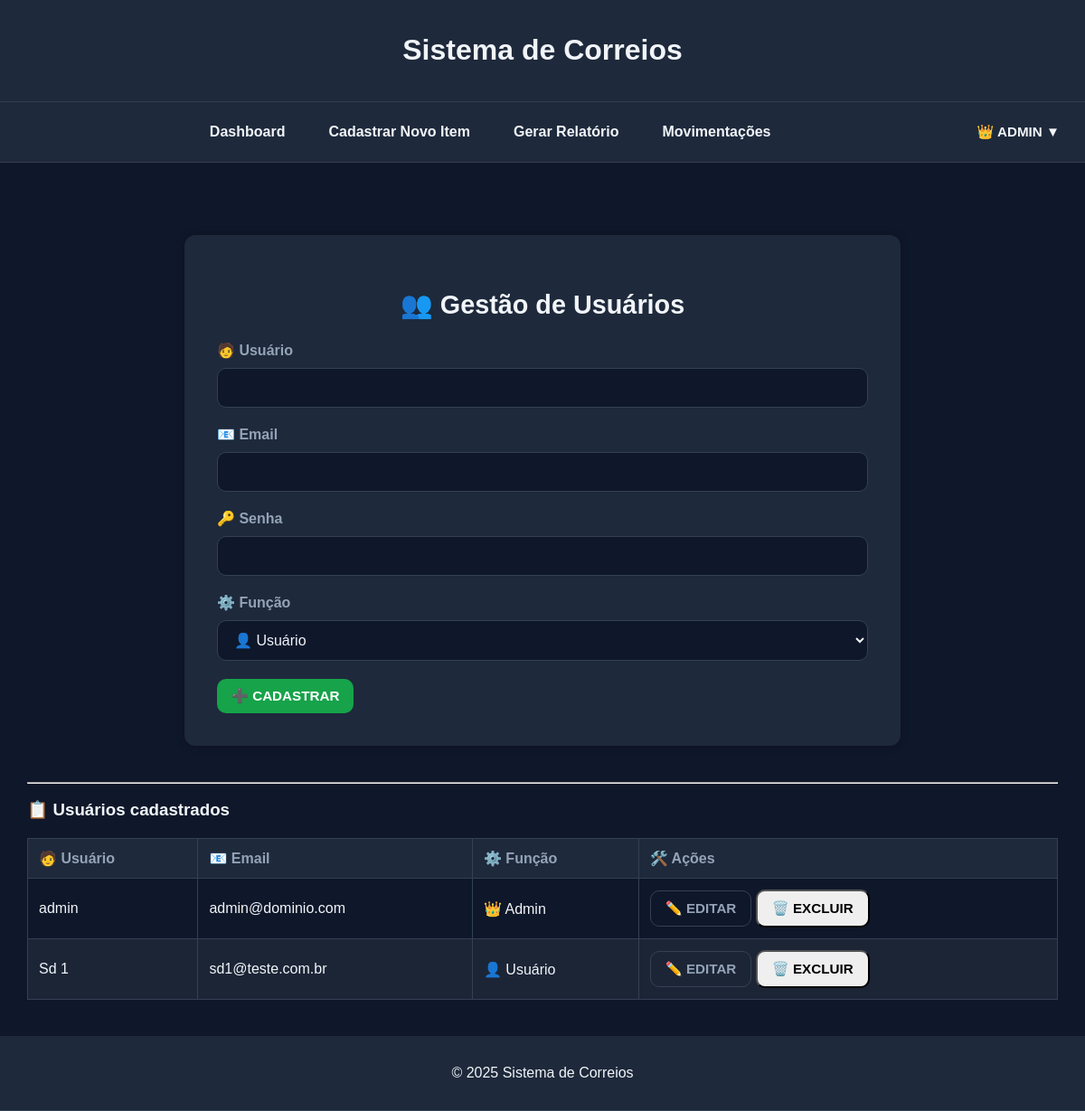
Before: /create_user (signed in) with the older database file.
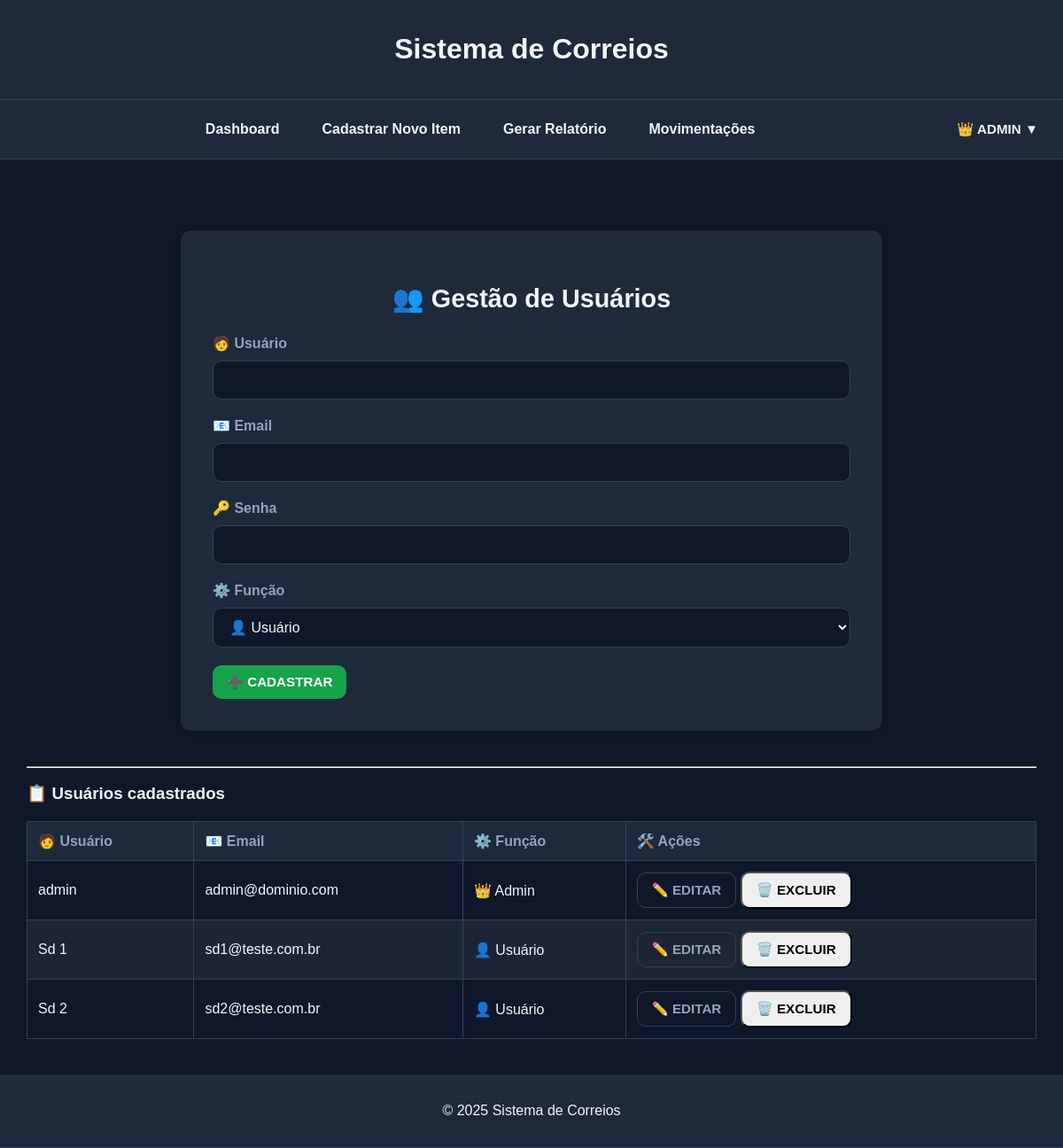
After: the same page with the newer database file.
### app.py (models this page shows, shortened)
class User(UserMixin, db.Model):
    id = db.Column(db.Integer, primary_key=True)
    username = db.Column(db.String(80), unique=True, nullable=False)
    email = db.Column(db.String(120), unique=True, nullable=False)
    password_hash = db.Column(db.String(200), nullable=False)
    role = db.Column(db.String(20), default="user")  # "user" ou "admin"

### app.py (the view, shortened to what this page needs)
@app.route("/create_user", methods=["GET", "POST"])
@admin_required
def create_user():
    users = User.query.all()
    return render_template("create_user.html", users=users)
    users = User.query.all()
    return render_template("create_user.html", users=users)

### app.py (called while the page is built)
def admin_required(f):
    @wraps(f)
    def decorated_function(*args, **kwargs):
        if not current_user.is_authenticated or current_user.role != "admin":
            flash("Acesso restrito a administradores.", "error")
            return redirect(url_for("index"))
        return f(*args, **kwargs)
    return decorated_function

@login_manager.user_loader
def load_user(user_id):
    return User.query.get(int(user_id))

### templates/create_user.html (shortened to what this page needs)
{% extends "base.html" %}
{% block content %}
<section class="form-card">
  <h2>👥 Gestão de Usuários</h2>
  <form method="post" class="user-form">
    <div class="form-group">
      <label for="username">🧑 Usuário</label>
      <input id="username" type="text" name="username" required>
    </div>
    <div class="form-group">
      <label for="email">📧 Email</label>
      <input id="email" type="email" name="email" required>
    </div>
    <div class="form-group">
      <label for="password">🔑 Senha</label>
      <input id="password" type="password" name="password" required>
    </div>
    <div class="form-group">
      <label for="role">⚙️ Função</label>
      <select id="role" name="role">
        <option value="user">👤 Usuário</option>
      </select>
    </div>
    <button type="submit" class="btn-primary">➕ Cadastrar</button>
  </form>
</section>
<hr>
<section class="user-list">
  <h3>📋 Usuários cadastrados</h3>
  <table>
    <thead>
      <tr>
        <th>🧑 Usuário</th>
        <th>📧 Email</th>
        <th>⚙️ Função</th>
        <th>🛠️ Ações</th>
      </tr>
    </thead>
    <tbody>
      {% for u in users %}
      <tr>
        <td>{{ u.username }}</td>
        <td>{{ u.email }}</td>
        <td>
          {% if u.role == "admin" %}
            👑 Admin
          {% else %}
            👤 Usuário
          {% endif %}
        </td>
        <td>
          <a href="{{ url_for('edit_user', user_id=u.id) }}" class="btn-secondary">✏️ Editar</a>
          <form method="post" action="{{ url_for('delete_user', user_id=u.id) }}" style="display:inline;" onsubmit="return confirm('❌ Tem certeza que deseja excluir este usuário?')">
            <button type="submit" class="btn-danger">🗑️ Excluir</button>
          </form>
        </td>
      </tr>
      {% endfor %}
    </tbody>
  </table>
</section>
{% endblock %}

### templates/base.html (shortened to what this page needs)
  <!DOCTYPE html>
  <html lang="pt-BR">
  <head>
      <link rel="stylesheet" href="{{ url_for('static', filename='style.css') }}">
  </head>
  <body>
  <header>
      <h1>Sistema de Correios</h1>
  </header>
  <nav>
  {% if current_user and current_user.is_authenticated %}
    <div class="nav-links">
      <a href="{{ url_for('index') }}">Dashboard</a>
      <a href="{{ url_for('new_item') }}">Cadastrar Novo Item</a>
      <a href="{{ url_for('report') }}">Gerar Relatório</a>
  {% if current_user and current_user.is_authenticated and current_user.role == "admin" %}
    <a href="{{ url_for('movimentacoes') }}">Movimentações</a>
  {% endif %}
    </div>
  {% endif %}
  <div class="nav-right">
    {% if current_user and current_user.is_authenticated %}
      <div class="user-menu">
        <button class="user-button">
          {% if current_user.role == "admin" %}
            👑 {{ current_user.username }} ▼
          {% else %}
            👤 {{ current_user.username }} ▼
          {% endif %}
        </button>
      </div>
    {% else %}
      <a href="{{ url_for('login') }}" class="btn-secondary">Login</a>
    {% endif %}
  </div>
</nav>
  <main class="content-container">
      {% block content %}{% endblock %}
    </main>
  <footer>
      <p>&copy; 2025 Sistema de Correios</p>
  </footer>
  </body>
  </html>

Changed rows visible on the page:
added User: username "Sd 2", email "sd2@teste.com.br", role "👤 Usuário"
